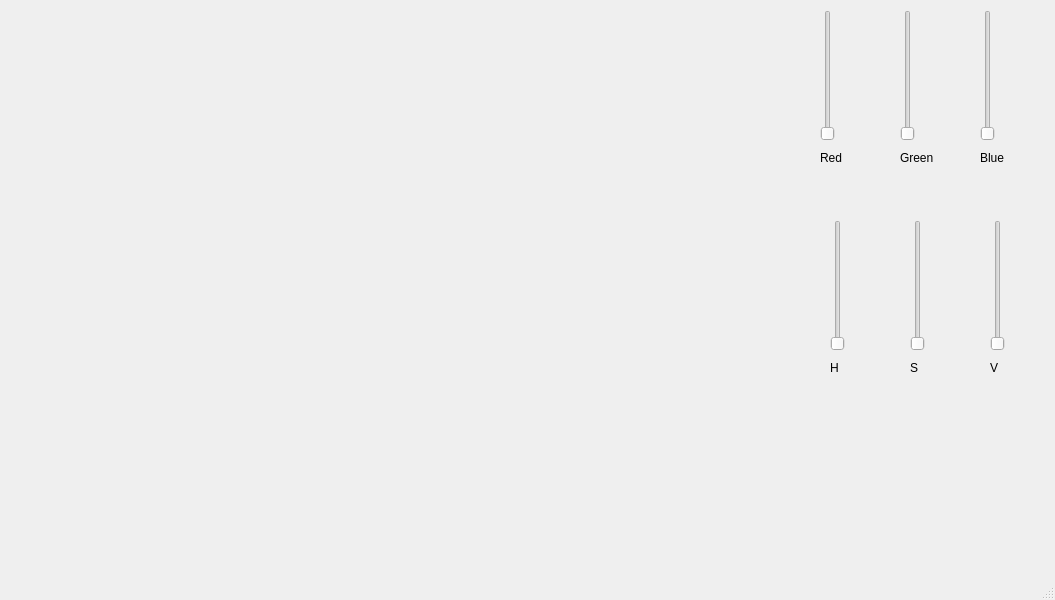
<?xml version="1.0" encoding="UTF-8"?>
<ui version="4.0">
 <class>MainWindow</class>
 <widget class="QMainWindow" name="MainWindow">
  <property name="geometry">
   <rect>
    <x>0</x>
    <y>0</y>
    <width>1055</width>
    <height>600</height>
   </rect>
  </property>
  <property name="windowTitle">
   <string>MainWindow</string>
  </property>
  <widget class="QWidget" name="centralwidget">
   <widget class="Ekran" name="ekran" native="true">
    <property name="geometry">
     <rect>
      <x>9</x>
      <y>9</y>
      <width>781</width>
      <height>551</height>
     </rect>
    </property>
   </widget>
   <widget class="QSlider" name="verR">
    <property name="geometry">
     <rect>
      <x>820</x>
      <y>10</y>
      <width>16</width>
      <height>131</height>
     </rect>
    </property>
    <property name="maximum">
     <number>255</number>
    </property>
    <property name="orientation">
     <enum>Qt::Vertical</enum>
    </property>
   </widget>
   <widget class="QSlider" name="verG">
    <property name="geometry">
     <rect>
      <x>900</x>
      <y>10</y>
      <width>16</width>
      <height>131</height>
     </rect>
    </property>
    <property name="maximum">
     <number>255</number>
    </property>
    <property name="orientation">
     <enum>Qt::Vertical</enum>
    </property>
   </widget>
   <widget class="QSlider" name="verB">
    <property name="geometry">
     <rect>
      <x>980</x>
      <y>10</y>
      <width>16</width>
      <height>131</height>
     </rect>
    </property>
    <property name="maximum">
     <number>255</number>
    </property>
    <property name="orientation">
     <enum>Qt::Vertical</enum>
    </property>
   </widget>
   <widget class="QLabel" name="label">
    <property name="geometry">
     <rect>
      <x>820</x>
      <y>150</y>
      <width>49</width>
      <height>16</height>
     </rect>
    </property>
    <property name="text">
     <string>Red</string>
    </property>
   </widget>
   <widget class="QLabel" name="label_2">
    <property name="geometry">
     <rect>
      <x>900</x>
      <y>150</y>
      <width>49</width>
      <height>16</height>
     </rect>
    </property>
    <property name="text">
     <string>Green</string>
    </property>
   </widget>
   <widget class="QLabel" name="label_3">
    <property name="geometry">
     <rect>
      <x>980</x>
      <y>150</y>
      <width>49</width>
      <height>16</height>
     </rect>
    </property>
    <property name="text">
     <string>Blue</string>
    </property>
   </widget>
   <widget class="QLabel" name="label_4">
    <property name="geometry">
     <rect>
      <x>990</x>
      <y>360</y>
      <width>49</width>
      <height>16</height>
     </rect>
    </property>
    <property name="text">
     <string>V</string>
    </property>
   </widget>
   <widget class="QSlider" name="verV">
    <property name="geometry">
     <rect>
      <x>990</x>
      <y>220</y>
      <width>16</width>
      <height>131</height>
     </rect>
    </property>
    <property name="maximum">
     <number>255</number>
    </property>
    <property name="orientation">
     <enum>Qt::Vertical</enum>
    </property>
   </widget>
   <widget class="QLabel" name="label_5">
    <property name="geometry">
     <rect>
      <x>830</x>
      <y>360</y>
      <width>49</width>
      <height>16</height>
     </rect>
    </property>
    <property name="text">
     <string>H</string>
    </property>
   </widget>
   <widget class="QLabel" name="label_6">
    <property name="geometry">
     <rect>
      <x>910</x>
      <y>360</y>
      <width>49</width>
      <height>16</height>
     </rect>
    </property>
    <property name="text">
     <string>S</string>
    </property>
   </widget>
   <widget class="QSlider" name="verH">
    <property name="geometry">
     <rect>
      <x>830</x>
      <y>220</y>
      <width>16</width>
      <height>131</height>
     </rect>
    </property>
    <property name="maximum">
     <number>255</number>
    </property>
    <property name="orientation">
     <enum>Qt::Vertical</enum>
    </property>
   </widget>
   <widget class="QSlider" name="verS">
    <property name="geometry">
     <rect>
      <x>910</x>
      <y>220</y>
      <width>16</width>
      <height>131</height>
     </rect>
    </property>
    <property name="maximum">
     <number>255</number>
    </property>
    <property name="orientation">
     <enum>Qt::Vertical</enum>
    </property>
   </widget>
  </widget>
  <widget class="QMenuBar" name="menubar">
   <property name="geometry">
    <rect>
     <x>0</x>
     <y>0</y>
     <width>1055</width>
     <height>21</height>
    </rect>
   </property>
  </widget>
  <widget class="QStatusBar" name="statusbar"/>
 </widget>
 <customwidgets>
  <customwidget>
   <class>Ekran</class>
   <extends>QWidget</extends>
   <header>ekran.h</header>
   <container>1</container>
  </customwidget>
 </customwidgets>
 <resources/>
 <connections/>
</ui>
